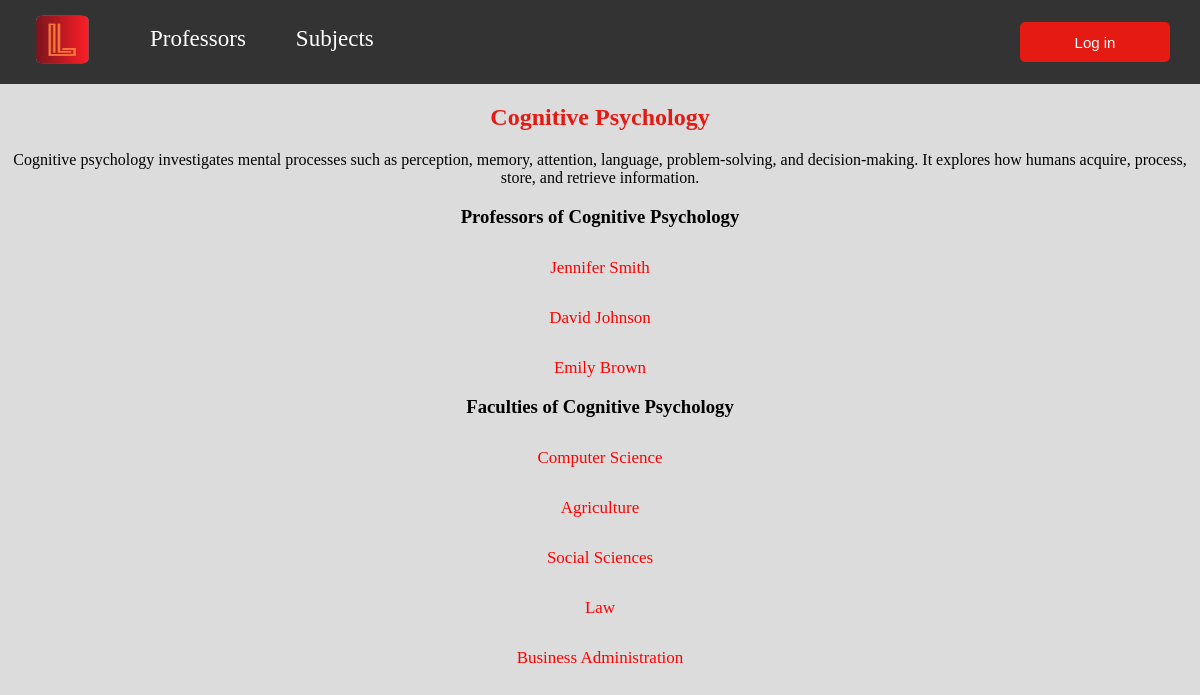
The page /subject/7 on the database its author committed.
### mainapp/models/subject.py (models this page shows, shortened)
class Subject(models.Model):
    lecturers = models.ManyToManyField(
        to="mainapp.Lecturer",
        related_name="subjects",
        verbose_name=_("Lecturers"),
        blank=True, null=True)
    title = models.CharField(max_length=100, verbose_name=_("Title"))
    short_description = models.TextField(verbose_name=_("Short Description"))
    syllabus = models.FileField(upload_to='syllabus', verbose_name=_("Syllabus"))
    class Meta:
        verbose_name = _("Subject")
        verbose_name_plural = _("Subjects")

### mainapp/models/lecturer.py (models this page shows)
class Lecturer(models.Model):
    faculties = models.ManyToManyField(
        to="mainapp.Faculty",
        related_name='lecturers',
        verbose_name=_('Faculties'))
    name = models.CharField(max_length=100, verbose_name=_('First Name'))
    surname = models.CharField(max_length=100, verbose_name=_('Last Name'))
    email = models.EmailField(verbose_name=_('Email'), unique=True)
    def __str__(self):
        return f"{self.name} {self.surname}"
    class Meta:
        verbose_name = _('Lecturer')
        verbose_name_plural = _('Lecturers')

### mainapp/models/faculty.py (models this page shows, shortened)
class Faculty(models.Model):
    subjects = models.ManyToManyField(
        to="mainapp.Subject",
        related_name='faculty',
        verbose_name=_("Subjects"))
    name = models.CharField(max_length=100, verbose_name=_("Name"))
    class Meta:
        verbose_name = _("Faculty")
        verbose_name_plural = _("Faculties")

### mainapp/views/subject.py (the view)
# urls.py: path('subject/<int:subject_id>', get_subject, name='subject')
def get_subject(request, subject_id):
    subject = get_object_or_404(Subject, pk=subject_id)
    faculties = subject.faculty.all()
    lecturers = subject.lecturers.all()
    print(lecturers)
    return render(request, 'mainapp/subject_detail.html',
                  {'lecturers': lecturers, 'faculties': faculties, 'subject': subject})

### mainapp/templates/mainapp/subject_detail.html (shortened to what this page needs)
<!DOCTYPE html>
<html lang="en">
<head>
    {% load static %}
    <link rel="stylesheet" type="text/css" href="{% static 'mainapp/css/detail_pages.css' %}">
</head>
<body>
    {% include 'includes/header.html' %}
    <h2>{{ subject.title }}</h2>
    <p>{{ subject.short_description }}</p>
    <h3>Professors of {{ subject.title }}</h3>
    <ul>
        {% for lecturer in lecturers %}
            <li><a href="/lecturer/{{ lecturer.id }}">{{ lecturer.name }} {{ lecturer.surname }}</a></li>
        {% endfor %}
    </ul>
    <h3>Faculties of {{ subject.title }}</h3>
    <ul>
        {% for faculty in faculties %}
            <li><a href="/faculty/{{ faculty.id }}">{{ faculty.name }}</a></li>
        {% endfor %}
    </ul>
</body>
</html>

### static/mainapp/css/detail_pages.css (style rules this page uses)
body { background-color: rgb(220, 220, 220); margin: 0; padding: 0; text-align: center; }
ul { list-style-type: none; padding: 0; }
h2 { color: #e41a13; }
li { font-size: 17px; margin-top: 30px; }
a { all:unset; cursor: pointer; color: red; }

### static/mainapp/css/header.css (style rules this page uses)
body { margin: 0; padding: 0; }

### rows shown on the page
Subject: title "Cognitive Psychology", short_description "Cognitive psychology investigates mental processes such as perception, memory, attention, language, problem-solving, and decision-making. It explores how humans acquire, process, store, and retrieve information."
Lecturer: name "Jennifer", surname "Smith"
Lecturer: name "David", surname "Johnson"
Lecturer: name "Emily", surname "Brown"
Faculty: name "Computer Science"
Faculty: name "Agriculture"
Faculty: name "Social Sciences"
Faculty: name "Law"
Faculty: name "Business Administration"
